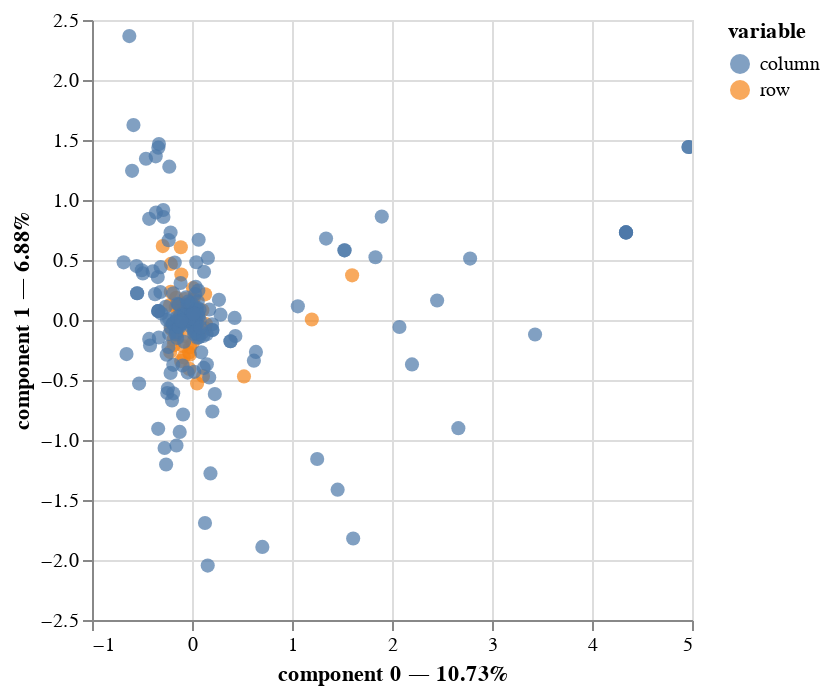

Notebook code cell kept with this figure:
### Code cell
mca.plot(
    df_acc_mort_encoded,
    x_component=0,
    y_component=1,
    show_column_markers=True,
    show_row_markers=True,
    show_column_labels=False,
    show_row_labels=False
)

### Figure 1 — Vega-Lite specification as saved in the notebook (floating-point values rounded to 4 significant figures; data arrays with more than 128 entries replaced by an {"elided": "..."} marker saying what was removed)
{"config": {"view": {"continuousWidth": 300, "continuousHeight": 300}}, "layer": [{"data": {"name": "data-9212d21e020e74e7f6737c2688951e7b"}, "mark": {"type": "circle", "size": 50}, "encoding": {"color": {"field": "variable", "type": "nominal"}, "tooltip": [{"field": "variable", "type": "nominal"}, {"field": "value", "type": "nominal"}, {"field": "component 0", "type": "quantitative"}, {"field": "component 1", "type": "quantitative"}], "x": {"axis": {"title": "component 0 — 10.73%"}, "field": "component 0", "scale": {"zero": false}, "type": "quantitative"}, "y": {"axis": {"title": "component 1 — 6.88%"}, "field": "component 1", "scale": {"zero": false}, "type": "quantitative"}}, "name": "view_4"}, {"data": {"name": "data-d73eef4b9b95668abff6667a6e3fd72e"}, "mark": {"type": "circle", "size": 50}, "encoding": {"color": {"field": "variable", "type": "nominal"}, "tooltip": [{"field": "variable", "type": "nominal"}, {"field": "value", "type": "nominal"}, {"field": "component 0", "type": "quantitative"}, {"field": "component 1", "type": "quantitative"}], "x": {"axis": {"title": "component 0 — 10.73%"}, "field": "component 0", "scale": {"zero": false}, "type": "quantitative"}, "y": {"axis": {"title": "component 1 — 6.88%"}, "field": "component 1", "scale": {"zero": false}, "type": "quantitative"}}}], "params": [{"name": "param_4", "select": {"type": "interval", "encodings": ["x", "y"]}, "bind": "scales", "views": ["view_4"]}], "$schema": "https://vega.github.io/schema/vega-lite/v5.20.1.json", "datasets": {"data-9212d21e020e74e7f6737c2688951e7b": [{"component 0": 0.0507, "component 1": -0.5287, "variable": "row", "value": "0", "label": 0}, {"component 0": 1.601, "component 1": 0.3724, "variable": "row", "value": "1", "label": 1}, {"component 0": -0.185, "component 1": -0.1624, "variable": "row", "value": "2", "label": 2}, {"component 0": -0.1473, "component 1": -0.1158, "variable": "row", "value": "3", "label": 3}, {"component 0": -0.1123, "component 1": 0.07167, "variable": "row", "value": "4", "label": 4}, {"component 0": -0.1066, "component 1": 0.3787, "variable": "row", "value": "5", "label": 5}, {"component 0": -0.2122, "component 1": 0.2345, "variable": "row", "value": "6", "label": 6}, {"component 0": -0.1399, "component 1": -0.01122, "variable": "row", "value": "7", "label": 7}, {"component 0": 0.5198, "component 1": -0.4704, "variable": "row", "value": "8", "label": 8}, {"component 0": -0.1088, "component 1": 0.01945, "variable": "row", "value": "9", "label": 9}, {"component 0": -0.2181, "component 1": -0.2675, "variable": "row", "value": "10", "label": 10}, {"component 0": 0.1399, "component 1": -0.03451, "variable": "row", "value": "11", "label": 11}, {"component 0": -0.0738, "component 1": -0.1327, "variable": "row", "value": "12", "label": 12}, {"component 0": -0.1088, "component 1": -0.341, "variable": "row", "value": "13", "label": 13}, {"component 0": -0.09205, "component 1": -0.2166, "variable": "row", "value": "14", "label": 14}, {"component 0": 0.01583, "component 1": 0.1723, "variable": "row", "value": "15", "label": 15}, {"component 0": -0.1822, "component 1": -0.2103, "variable": "row", "value": "16", "label": 16}, {"component 0": -0.08687, "component 1": 0.04051, "variable": "row", "value": "17", "label": 17}, {"component 0": -0.0304, "component 1": -0.2705, "variable": "row", "value": "18", "label": 18}, {"component 0": -0.02638, "component 1": -0.4076, "variable": "row", "value": "19", "label": 19}, {"component 0": -0.2205, "component 1": 0.1242, "variable": "row", "value": "20", "label": 20}, {"component 0": -0.08346, "component 1": -0.3111, "variable": "row", "value": "21", "label": 21}, {"component 0": -0.07752, "component 1": 0.06475, "variable": "row", "value": "22", "label": 22}, {"component 0": -0.1113, "component 1": 0.1181, "variable": "row", "value": "23", "label": 23}, {"component 0": 1.198, "component 1": 0.004588, "variable": "row", "value": "24", "label": 24}, {"component 0": 0.1312, "component 1": 0.2139, "variable": "row", "value": "25", "label": 25}, {"component 0": 0.1101, "component 1": -0.4665, "variable": "row", "value": "26", "label": 26}, {"component 0": -0.06913, "component 1": 0.1753, "variable": "row", "value": "27", "label": 27}, {"component 0": -0.1254, "component 1": 0.02421, "variable": "row", "value": "28", "label": 28}, {"component 0": -0.0311, "component 1": 0.05617, "variable": "row", "value": "29", "label": 29}, {"component 0": -0.2112, "component 1": -0.07331, "variable": "row", "value": "30", "label": 30}, {"component 0": 0.1037, "component 1": 0.08161, "variable": "row", "value": "31", "label": 31}, {"component 0": -0.1196, "component 1": 0.07962, "variable": "row", "value": "32", "label": 32}, {"component 0": -0.162, "component 1": 0.1071, "variable": "row", "value": "33", "label": 33}, {"component 0": -0.01878, "component 1": -0.2274, "variable": "row", "value": "34", "label": 34}, {"component 0": -0.02013, "component 1": -0.2885, "variable": "row", "value": "35", "label": 35}, {"component 0": -0.1053, "component 1": 0.1359, "variable": "row", "value": "36", "label": 36}, {"component 0": 0.007446, "component 1": -0.189, "variable": "row", "value": "37", "label": 37}, {"component 0": -0.2923, "component 1": 0.6161, "variable": "row", "value": "38", "label": 38}, {"component 0": 0.01714, "component 1": -0.01659, "variable": "row", "value": "39", "label": 39}, {"component 0": 0.1313, "component 1": -0.06812, "variable": "row", "value": "40", "label": 40}, {"component 0": 0.003242, "component 1": 0.1609, "variable": "row", "value": "41", "label": 41}, {"component 0": -0.1584, "component 1": 0.1844, "variable": "row", "value": "42", "label": 42}, {"component 0": -0.1, "component 1": 0.05288, "variable": "row", "value": "43", "label": 43}, {"component 0": -0.2111, "component 1": 0.4673, "variable": "row", "value": "44", "label": 44}, {"component 0": 0.01962, "component 1": -0.01855, "variable": "row", "value": "45", "label": 45}, {"component 0": 0.01043, "component 1": 0.2654, "variable": "row", "value": "46", "label": 46}, {"component 0": -0.1118, "component 1": 0.6062, "variable": "row", "value": "47", "label": 47}], "data-d73eef4b9b95668abff6667a6e3fd72e": {"elided": "195 records"}}}
